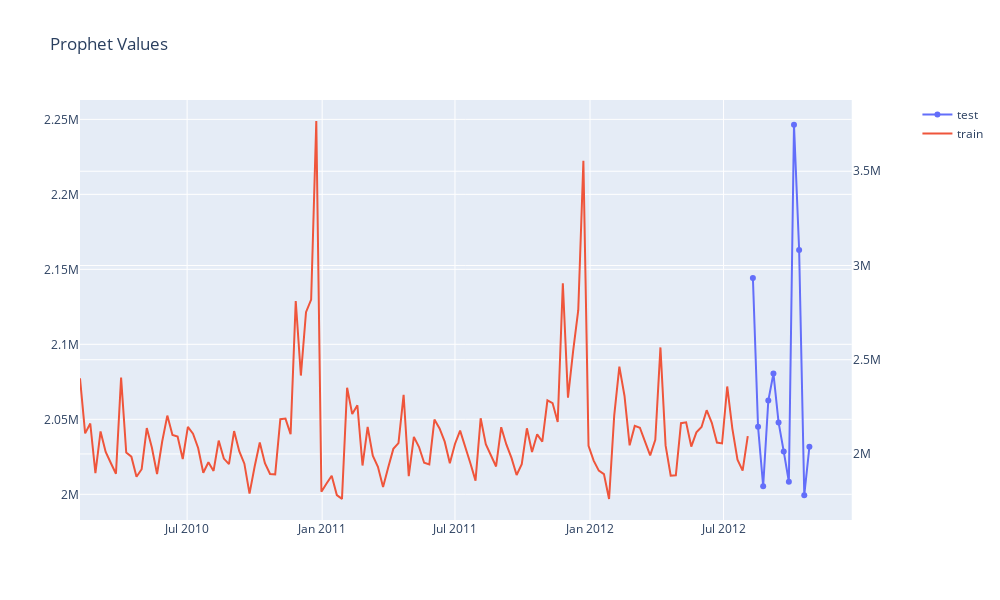

Notebook source saved alongside this figure:
### Code cell
fig = make_subplots(specs=[[{"secondary_y": True}]])

fig.add_trace(
    go.Scatter(x = x_test,y = y_test, name="test"),
    secondary_y=False
)

fig.add_trace(
    go.Scatter(x = x_train,y = y_train, name="train"),
    secondary_y=True
)

fig.update_layout(
    title_text="Prophet Values",
    width = 1000, height = 600
)

fig.show()

### Figure 1 — Plotly figure (JSON) as saved in the notebook; plotly's stock layout.template omitted (floating-point values rounded to 4 significant figures; data arrays with more than 128 entries replaced by an {"elided": "..."} marker saying what was removed)
{"data": [{"name": "test", "type": "scatter", "x": ["2012-08-10T00:00:00", "2012-08-17T00:00:00", "2012-08-24T00:00:00", "2012-08-31T00:00:00", "2012-09-07T00:00:00", "2012-09-14T00:00:00", "2012-09-21T00:00:00", "2012-09-28T00:00:00", "2012-10-05T00:00:00", "2012-10-12T00:00:00", "2012-10-19T00:00:00", "2012-10-26T00:00:00"], "xaxis": "x", "y": [2144000.0, 2045000.0, 2005000.0, 2062000.0, 2081000.0, 2048000.0, 2029000.0, 2008000.0, 2246000.0, 2163000.0, 1999000.0, 2032000.0], "yaxis": "y"}, {"name": "train", "type": "scatter", "x": {"elided": "131 str values"}, "xaxis": "x", "y": {"elided": "131 float values"}, "yaxis": "y2"}], "layout": {"height": 600, "title": {"text": "Prophet Values"}, "width": 1000, "xaxis": {"anchor": "y", "autorange": true, "domain": [0, 0.94], "range": ["2010-02-05", "2012-12-22 16:50:26.2316"], "type": "date"}, "yaxis": {"anchor": "x", "autorange": true, "domain": [0, 1], "range": [1983000.0, 2263000.0], "type": "linear"}, "yaxis2": {"anchor": "x", "autorange": true, "overlaying": "y", "range": [1650000.0, 3878000.0], "side": "right", "type": "linear"}}}
